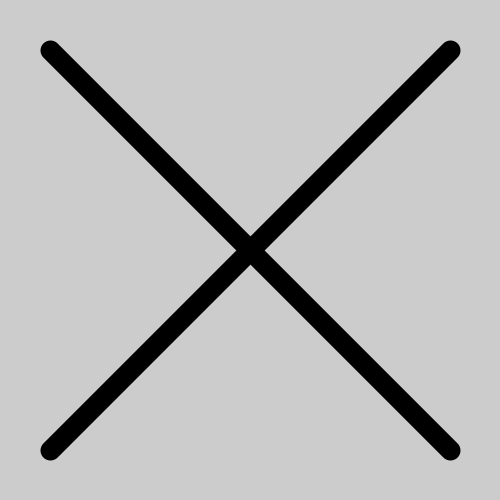
Frame 1 (no input)
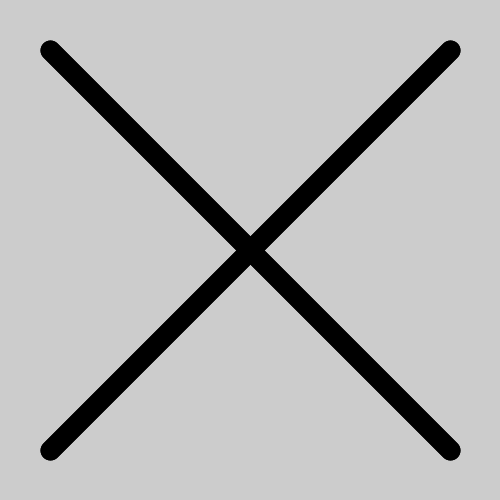
Frame 2 (the mouse pressed at the canvas centre, redrawn once)

The Processing sketch that drew these frames (run headless with seeded random() and noise(); the mouse was pressed at the canvas centre and the sketch redrawn once):

// Processing sketch: code_08_08
// ── code_08_08.pde

void setup() {
  size(500, 500);
  noLoop();
}
void draw() {
drawX(0, 20);
}

void drawX(int gray, int grosor){
// Dibujar una X gris
stroke(gray);
strokeWeight(grosor);
line(50, 50, 450, 450);
line(450, 50, 50, 450);
}


void keyPressed(){
    save("image/image_8_8c.jpg");

}
